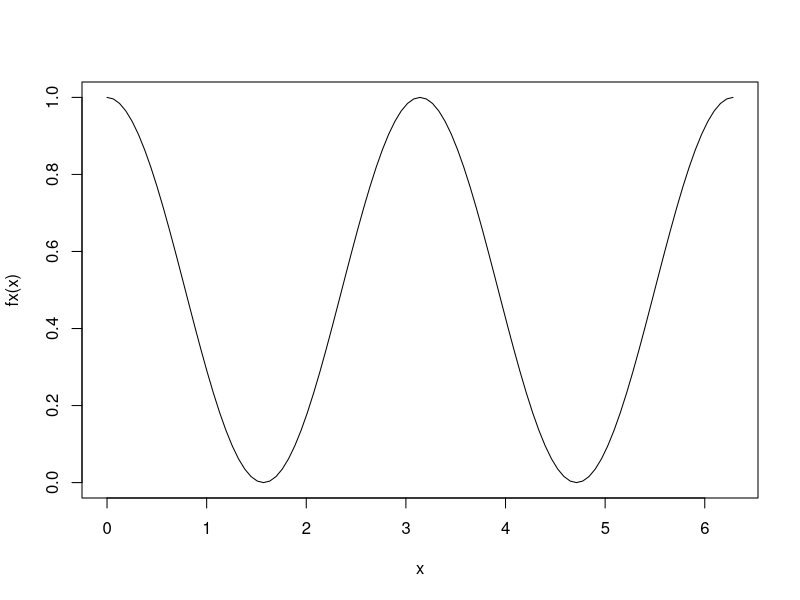
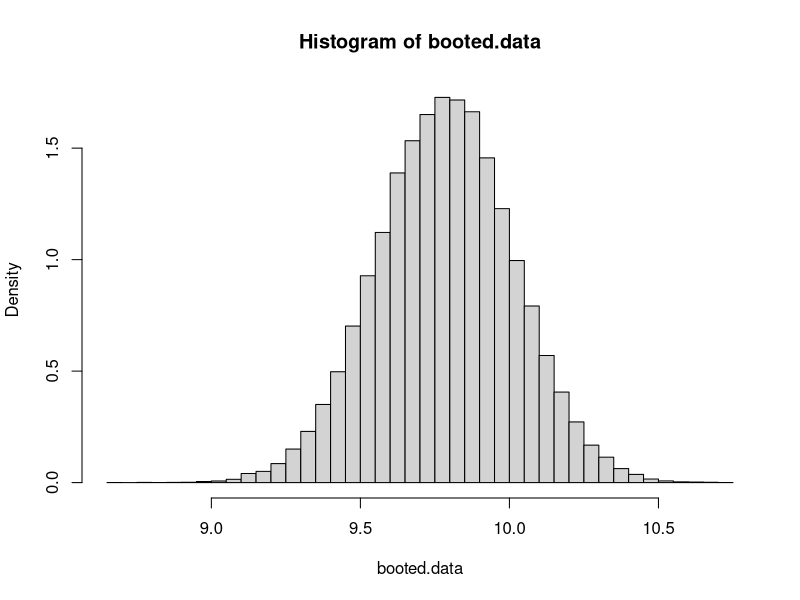
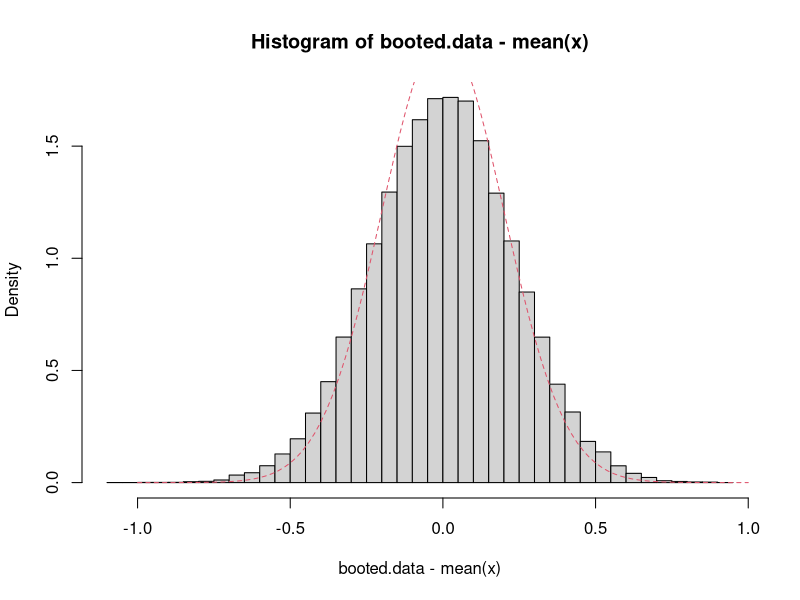
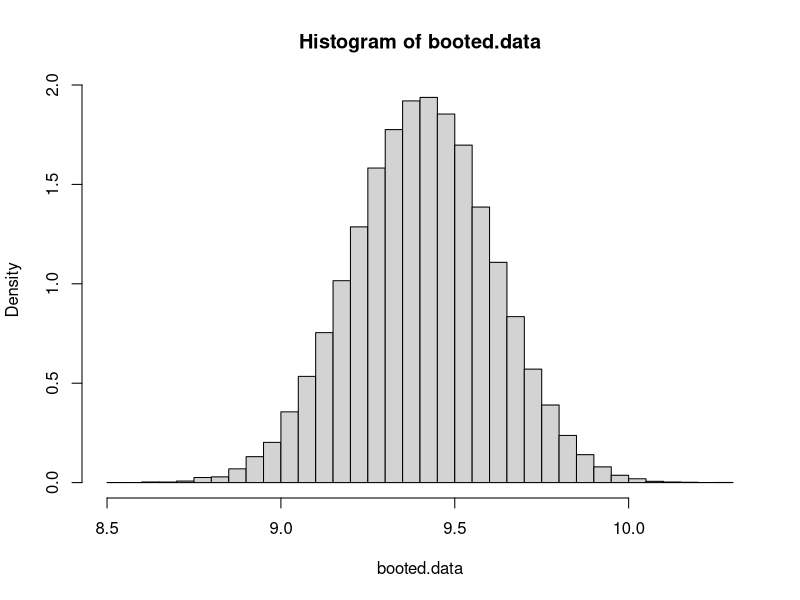
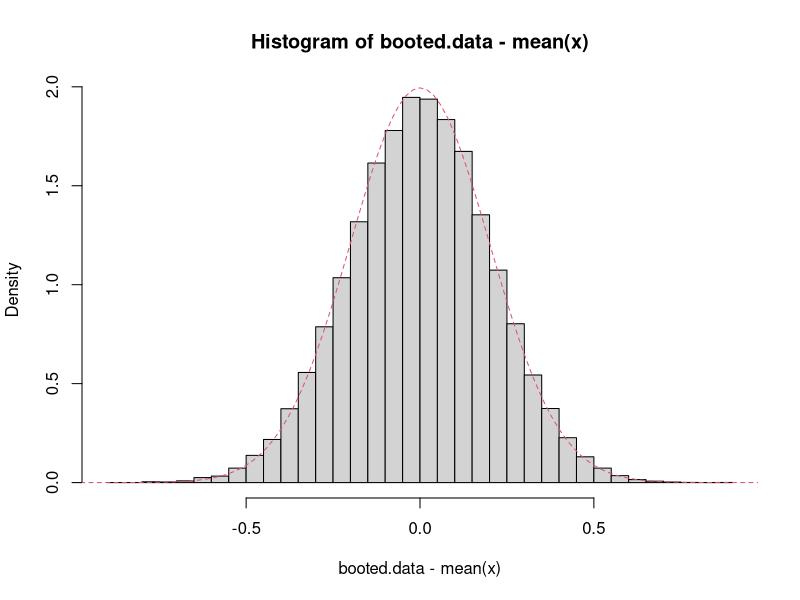
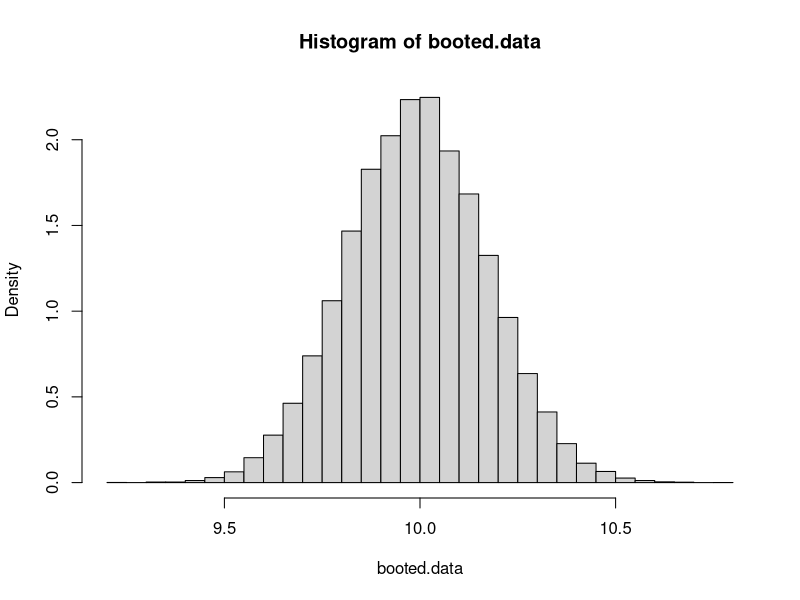
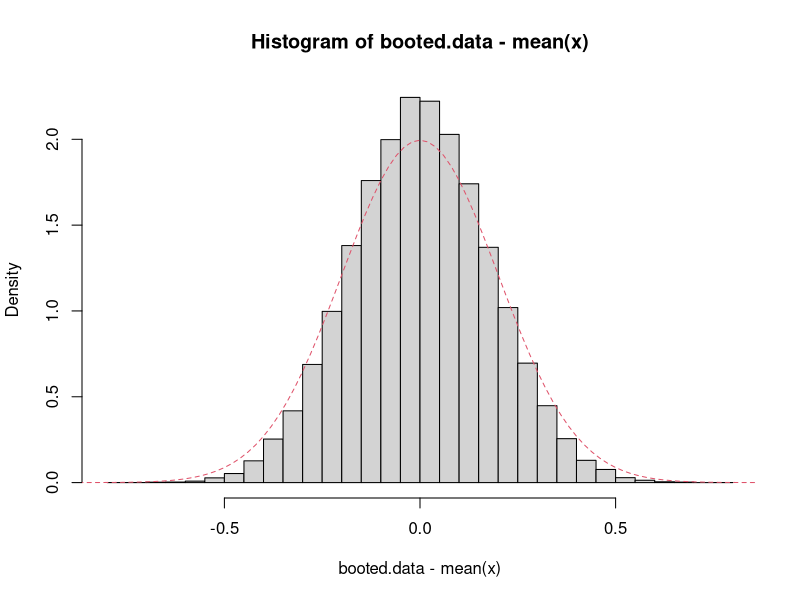
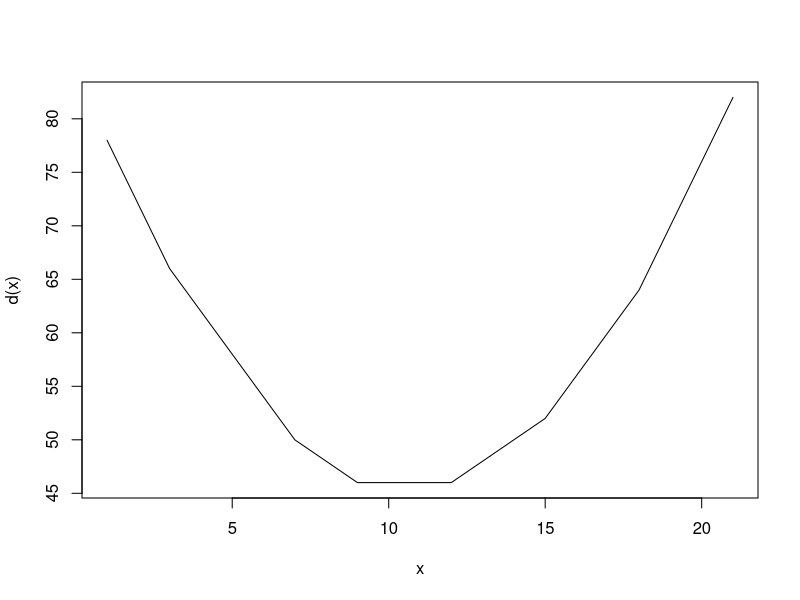

Source code (R) for these figures, in order:
## ---- chunk 1
fx<-function(x){
  cos(x)^2
  return(cos(x)^2)
}
curve(fx,from=0,to=2*pi)
## ---- chunk 2
set.seed(721)
n<-1000000
a<-runif(n,min=0,max=2*pi)
estimator<-mean(fx(a)/dunif(a,min=0,max=2*pi))
variance<-(mean((fx(a)/dunif(a,min=0,max=2*pi))^2)-estimator^2)/n
b<-sqrt(variance)
d<-estimator-1.96*b
e<-estimator+1.96*b
c(d,e)
estimator
## ---- chunk 3
confidence.interval<-c(d,e)
pi<3.149255
3.140547<pi
## ---- chunk 4
set.seed(721)
x<-rnorm(100,10,2)
mean(x)
sd(x)
min(x)
max(x)
## ---- chunk 5
set.seed(721)
booted.data<-replicate(50000,mean(sample(x,replace=TRUE)))
mean(booted.data)
sd(booted.data)
min(booted.data)
max(booted.data)
## ---- chunk 6
hist(booted.data,breaks=36,probability=TRUE)
## ---- chunk 7
theoretical.density<-function(x){
  dnorm(x,mean=0,sd=2/10)
}
hist(booted.data-mean(x),probability=TRUE,breaks=30)
curve(theoretical.density,add=TRUE,lty=2,col=2,from=-1,to=1)
## ---- chunk 8
# Repeat first time
set.seed(720)
x<-rnorm(100,10,2)
mean(x)
sd(x)
min(x)
max(x)
set.seed(720)
booted.data<-replicate(50000,mean(sample(x,replace=TRUE)))
mean(booted.data)
sd(booted.data)
min(booted.data)
max(booted.data)
hist(booted.data,breaks=36,probability=TRUE)
theoretical.density<-function(x){
  dnorm(x,mean=0,sd=2/10)
}
hist(booted.data-mean(x),probability=TRUE,breaks=30)
curve(theoretical.density,add=TRUE,lty=2,col=2,from=-1,to=1)

# Repeat second time
set.seed(722)
x<-rnorm(100,10,2)
mean(x)
sd(x)
min(x)
max(x)
set.seed(722)
booted.data<-replicate(50000,mean(sample(x,replace=TRUE)))
mean(booted.data)
sd(booted.data)
min(booted.data)
max(booted.data)
hist(booted.data,breaks=36,probability=TRUE)
theoretical.density<-function(x){
  dnorm(x,mean=0,sd=2/10)
}
hist(booted.data-mean(x),probability=TRUE,breaks=30)
curve(theoretical.density,add=TRUE,lty=2,col=2,from=-1,to=1)
## ---- chunk 9
my.obj<-function(theta,x){
  a<-sum(abs(x-theta))
  return(a)
}
## ---- chunk 10
optimize.b<-function(x,interval=c(min(x),max(x))){
  b<-optimize(my.obj,x=x,interval=interval)
  return(b$minimum)
}
# Test 
optimize.b(c(3,7,9,12,15,18,21))
## ---- chunk 11
nlminb.c<-function(x,start=mean(x)){
  c<-nlminb(start,objective=my.obj,x=x)
  return(c$par)
}
# Test
nlminb.c(c(3,7,9,12,15,18,21))
## ---- chunk 12
k<-c(1,3,7,9,12,15,18,21)
optimize.b(k,interval=c(0,22))
optimize.b(k,interval=c(0,32))
optimize.b(k,interval=c(0,40))
nlminb.c(k,start=7)
nlminb.c(k,start=21)
nlminb.c(k,start=30)

d<-function(theta.d){
  sapply(theta.d,function(theta)my.obj(theta,k))
}
curve(d,from=min(k),to=max(k))
## ---- chunk 13
"huron" <- 
structure(.Data = c(581.55999999999995, 581.54999999999995, 581.34000000000003, 580.84000000000003, 
	580.33000000000004, 580.35000000000002, 579.87, 580.49000000000001, 
	579.90999999999997, 580.07000000000005, 580.90999999999997, 581.10000000000002,
	579.72000000000003, 580.32000000000005, 580.48000000000002, 580.38, 
	581.86000000000001, 580.97000000000003, 580.79999999999995, 579.78999999999996,
	580.38999999999999, 580.41999999999996, 580.82000000000005, 581.39999999999998,
	581.32000000000005, 581.44000000000005, 581.67999999999995, 581.16999999999996,
	580.52999999999997, 580.00999999999999, 579.90999999999997, 579.13999999999999,
	579.15999999999997, 579.54999999999995, 579.66999999999996, 578.44000000000005,
	578.24000000000001, 579.10000000000002, 579.09000000000003, 579.35000000000002,
	578.82000000000005, 579.32000000000005, 579.00999999999999, 579., 
	579.79999999999995, 579.83000000000004, 579.72000000000003, 579.88999999999999,
	580.00999999999999, 579.37, 578.69000000000005, 578.19000000000005, 
	578.66999999999996, 579.54999999999995, 578.91999999999996, 578.09000000000003,
	579.37, 580.13, 580.13999999999999, 579.50999999999999, 579.24000000000001, 
	578.65999999999997, 578.86000000000001, 578.04999999999995, 577.78999999999996,
	576.75, 576.75, 577.82000000000005, 578.63999999999999, 580.58000000000004, 
	579.48000000000002, 577.38, 576.89999999999998, 576.94000000000005, 
	576.24000000000001, 576.84000000000003, 576.85000000000002, 576.89999999999998,
	577.78999999999996, 578.17999999999995, 577.50999999999999, 577.23000000000002,
	578.41999999999996, 579.61000000000001, 579.04999999999995, 579.25999999999999,
	579.22000000000003, 579.38, 579.10000000000002, 577.95000000000005, 578.12, 579.75,
	580.85000000000002, 580.40999999999997, 579.96000000000004, 579.61000000000001,
	578.75999999999999, 578.17999999999995, 577.21000000000004, 577.13, 
	579.10000000000002, 578.25, 577.90999999999997, 576.88999999999999, 
	575.96000000000004, 576.79999999999995, 577.67999999999995, 578.38, 
	578.51999999999998, 579.74000000000001, 579.30999999999995, 579.88999999999999,
	579.96000000000004, 580.98000000000002, 581.03999999999996, 580.49000000000001,
	580.51999999999998, 578.57000000000005, 578.96000000000004, 579.94000000000005,
	579.76999999999998, 579.44000000000005, 578.97000000000003, 580.08000000000004,
	580.23000000000002, 580.75, 581.26999999999998)
, class = c("ts", "numeric")
, tsp = c(1860., 1986., 1.)
, title = "Lake Huron, mean level, July, 1860-1986"
)
mean(huron)
sd(huron)
min(huron)
max(huron)
median(huron)
boxplot(huron)
plot.ts(huron)
## ---- chunk 14
log.likelihood=function(par, x){
n=length(x)
v=x[1]^2
for (i in 2:n)
v=v+(x[i]-par[1]*x[i-1])^2
return(v/par[2]+n*log(par[2]))
}
huron2<-huron-mean(huron)
a<-nlminb(start=c(1,1),objective=log.likelihood,x=huron2,lower=c(-21,10^(-7)),upper=c(21,70))
b<-a$par[1]
b
## ---- chunk 15
pred.huron2=huron2
for (i in 2:length(huron2)) {
  pred.huron2[i]=b*huron2[i-1]
}
plot(huron2)
lines(pred.huron2,col=22)
